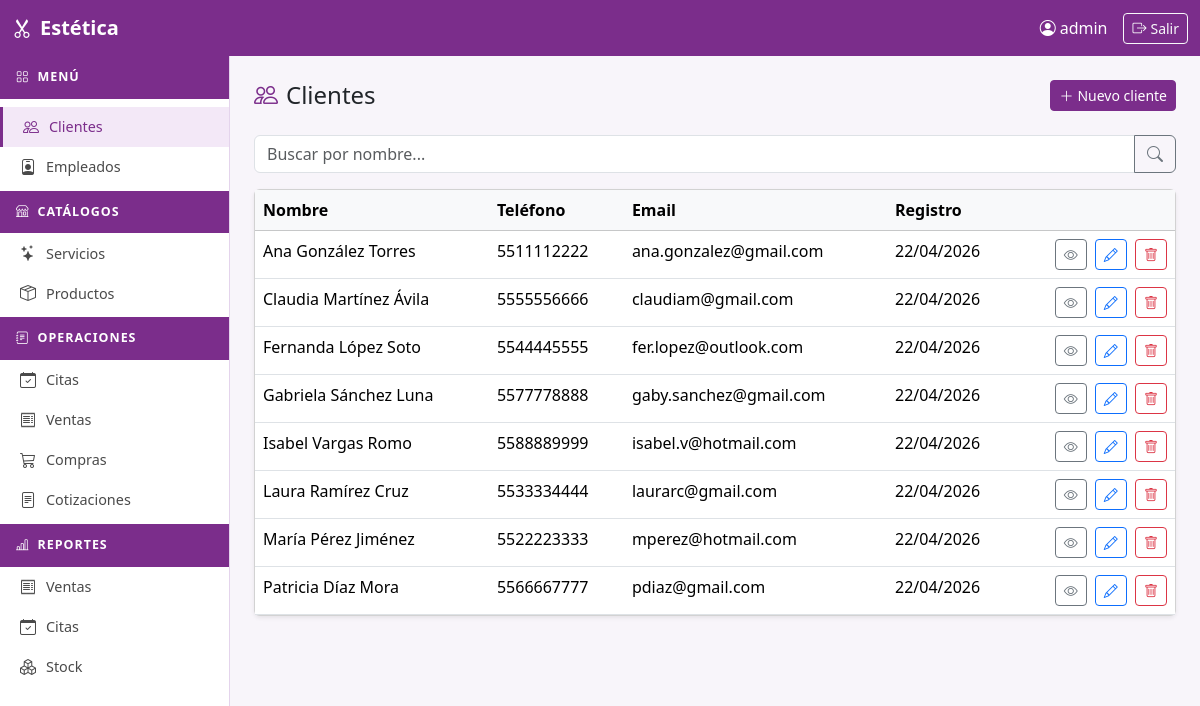
The app's page /clientes/ (signed in) with its own data.
### apps/clientes/models.py (models this page shows, shortened)
class Cliente(models.Model):
    nombre = models.CharField(max_length=50)
    telefono = models.CharField(max_length=50)
    email = models.CharField(max_length=100, blank=True)
    fecha_registro = models.DateTimeField(auto_now_add=True)
    activo = models.BooleanField(default=True)
    class Meta:
        verbose_name = 'Cliente'
        verbose_name_plural = 'Clientes'
        ordering = ['nombre']

### apps/clientes/views.py (the view)
# urls.py: path('', views.cliente_list, name='list'),
@login_required
def cliente_list(request):
    query = request.GET.get('q')
    queryset = Cliente.objects.filter(activo=True)
    if query:
        queryset = queryset.filter(nombre__icontains=query)
    paginator = Paginator(queryset, 10)
    page = request.GET.get('page')
    try:
        clientes = paginator.page(page)
    except PageNotAnInteger:
        clientes = paginator.page(1)
    except EmptyPage:
        clientes = paginator.page(paginator.num_pages)
    return render(request, 'clientes/list.html', {'clientes': clientes})

### templates/clientes/list.html (shortened to what this page needs)
{% extends "base.html" %}
{% block content %}
<div class="d-flex justify-content-between align-items-center mb-4">
  <h4 class="mb-0">
    <i class="bi bi-people me-2" style="color:#7b2d8b"></i>Clientes
  </h4>
  <a href="{% url 'clientes:create' %}" class="btn btn-primary btn-sm">
    <i class="bi bi-plus-lg me-1"></i>Nuevo cliente
  </a>
</div>
<form method="get" class="mb-3">
  <div class="input-group">
    <input type="text" name="q" class="form-control" placeholder="Buscar por nombre..." value="{{ request.GET.q }}">
    <button class="btn btn-outline-secondary" type="submit">
      <i class="bi bi-search"></i>
    </button>
  </div>
</form>
<div class="card shadow-sm">
  <div class="card-body p-0">
    <table class="table table-hover mb-0">
      <thead class="table-light">
        <tr>
          <th>Nombre</th>
          <th>Teléfono</th>
          <th>Email</th>
          <th>Registro</th>
          <th></th>
        </tr>
      </thead>
      <tbody>
        {% for c in clientes %}
        <tr>
          <td>{{ c.nombre }}</td>
          <td>{{ c.telefono }}</td>
          <td>{{ c.email }}</td>
          <td>{{ c.fecha_registro|date:"d/m/Y" }}</td>
          <td class="text-end">
            <a href="{% url 'clientes:detail' c.pk %}" class="btn btn-sm btn-outline-secondary me-1">
              <i class="bi bi-eye"></i>
            </a>
            <a href="{% url 'clientes:update' c.pk %}" class="btn btn-sm btn-outline-primary me-1">
              <i class="bi bi-pencil"></i>
            </a>
            <a href="{% url 'clientes:delete' c.pk %}" class="btn btn-sm btn-outline-danger">
              <i class="bi bi-trash"></i>
            </a>
          </td>
        </tr>
        {% empty %}
        <tr>
          <td colspan="5" class="text-center text-muted py-4">
            Sin clientes registrados.
          </td>
        </tr>
        {% endfor %}
      </tbody>
    </table>
  </div>
</div>
{% endblock %}

### templates/base.html (shortened to what this page needs)
<!DOCTYPE html>
<html lang="es">
<head>
  <link rel="stylesheet" href="https://cdn.jsdelivr.net/npm/bootstrap@5.3.3/dist/css/bootstrap.min.css">
  <link rel="stylesheet" href="https://cdn.jsdelivr.net/npm/bootstrap-icons@1.11.3/font/bootstrap-icons.min.css">
</head>
<body>
<nav class="navbar navbar-estetica fixed-top">
  <div class="container-fluid">
    <a class="navbar-brand fw-bold fs-5" href="/">
      <i class="bi bi-scissors me-2"></i>Estética
    </a>
    {% if user.is_authenticated %}
    <div class="d-flex align-items-center gap-3">
      <span class="navbar-text">
        <i class="bi bi-person-circle me-1"></i>{{ user.get_full_name|default:user.username }}
      </span>
      <form method="post" action="/auth/logout/" class="m-0">
        <button type="submit" class="btn btn-sm btn-outline-light">
          <i class="bi bi-box-arrow-right me-1"></i>Salir
        </button>
      </form>
    </div>
    {% endif %}
  </div>
</nav>
{% if user.is_authenticated %}
<nav id="sidebar">
  <div class="sidebar-header"><i class="bi bi-grid me-2"></i>Menú</div>
  <ul class="nav flex-column py-2">
    <li class="nav-item">
      <a class="nav-link {% if request.resolver_match.app_name == 'clientes' %}active{% endif %}"
         href="{% url 'clientes:list' %}">
        <i class="bi bi-people"></i> Clientes
      </a>
    </li>
    <li class="nav-item">
      <a class="nav-link {% if request.resolver_match.app_name == 'empleados' %}active{% endif %}"
         href="{% url 'empleados:list' %}">
        <i class="bi bi-person-badge"></i> Empleados
      </a>
    </li>
    <div class="sidebar-header mt-1"><i class="bi bi-shop me-2"></i>Catálogos</div>
    <li class="nav-item">
      <a class="nav-link {% if 'servicio_list' in request.resolver_match.url_name %}active{% endif %}"
         href="{% url 'servicios:servicio_list' %}">
        <i class="bi bi-stars"></i> Servicios
      </a>
    </li>
    <li class="nav-item">
      <a class="nav-link {% if 'producto_list' in request.resolver_match.url_name %}active{% endif %}"
         href="{% url 'servicios:producto_list' %}">
        <i class="bi bi-box-seam"></i> Productos
      </a>
    </li>
    <div class="sidebar-header mt-1"><i class="bi bi-journal-text me-2"></i>Operaciones</div>
    <li class="nav-item">
      <a class="nav-link {% if 'cita' in request.resolver_match.url_name %}active{% endif %}"
         href="{% url 'operaciones:cita_list' %}">
        <i class="bi bi-calendar-check"></i> Citas
      </a>
    </li>
    <li class="nav-item">
      <a class="nav-link {% if 'venta' in request.resolver_match.url_name %}active{% endif %}"
         href="{% url 'operaciones:venta_list' %}">
        <i class="bi bi-receipt"></i> Ventas
      </a>
    </li>
    <li class="nav-item">
      <a class="nav-link {% if 'compra' in request.resolver_match.url_name %}active{% endif %}"
         href="{% url 'operaciones:compra_list' %}">
        <i class="bi bi-cart3"></i> Compras
      </a>
    </li>
    <li class="nav-item">
      <a class="nav-link {% if 'cotizacion' in request.resolver_match.url_name %}active{% endif %}"
         href="{% url 'operaciones:cotizacion_list' %}">
        <i class="bi bi-file-text"></i> Cotizaciones
      </a>
    </li>
    <div class="sidebar-header mt-1"><i class="bi bi-bar-chart-line me-2"></i>Reportes</div>
    <li class="nav-item">
      <a class="nav-link {% if request.resolver_match.url_name == 'reporte_ventas' %}active{% endif %}"
         href="{% url 'reporte_ventas' %}">
        <i class="bi bi-receipt"></i> Ventas
      </a>
    </li>
    <li class="nav-item">
      <a class="nav-link {% if request.resolver_match.url_name == 'reporte_citas' %}active{% endif %}"
         href="{% url 'reporte_citas' %}">
        <i class="bi bi-calendar-check"></i> Citas
      </a>
    </li>
    <li class="nav-item">
      <a class="nav-link {% if request.resolver_match.url_name == 'reporte_stock' %}active{% endif %}"
         href="{% url 'reporte_stock' %}">
        <i class="bi bi-boxes"></i> Stock
      </a>
    </li>
  </ul>
</nav>
{% endif %}
<main id="main-content">
  {% block content %}{% endblock %}
</main>
</body>
</html>

### templates/base.html (style rules this page uses)
:root { --color-primary: #7b2d8b; --color-primary-dark: #5e2069; --color-primary-light: #a94bb8; }
body { background-color: #f8f5fa; }
.navbar-estetica { background-color: var(--color-primary); }
.navbar-estetica .navbar-brand, .navbar-estetica .nav-link, .navbar-estetica .navbar-text { color: #fff !important; }
#sidebar { width: 230px; min-height: calc(100vh - 56px); background-color: #fff; border-right: 1px solid #e4d4ec; position: fixed; top: 56px; left: 0; overflow-y: auto; z-index: 100; }
#sidebar .sidebar-header { background-color: var(--color-primary); color: #fff; padding: 12px 16px; font-size: 0.78rem; text-transform: uppercase; letter-spacing: 0.08em; font-weight: 600; }
#sidebar .nav-link { color: #4a4a4a; padding: 8px 20px; font-size: 0.9rem; border-radius: 0; display: flex; align-items: center; gap: 10px; }
#sidebar .nav-link:hover, #sidebar .nav-link.active { background-color: #f3e8f7; color: var(--color-primary); border-left: 3px solid var(--color-primary); }
#sidebar .nav-link i { font-size: 1rem; }
#main-content { margin-left: 230px; margin-top: 56px; padding: 24px; min-height: calc(100vh - 56px); }
.btn-primary { background-color: var(--color-primary); border-color: var(--color-primary); }

### records on screen
Cliente: nombre "Ana González Torres", telefono "5511112222", email "ana.gonzalez@gmail.com", fecha_registro "22/04/2026"
Cliente: nombre "Claudia Martínez Ávila", telefono "5555556666", email "claudiam@gmail.com", fecha_registro "22/04/2026"
Cliente: nombre "Fernanda López Soto", telefono "5544445555", email "fer.lopez@outlook.com", fecha_registro "22/04/2026"
Cliente: nombre "Gabriela Sánchez Luna", telefono "5577778888", email "gaby.sanchez@gmail.com", fecha_registro "22/04/2026"
Cliente: nombre "Isabel Vargas Romo", telefono "5588889999", email "isabel.v@hotmail.com", fecha_registro "22/04/2026"
Cliente: nombre "Laura Ramírez Cruz", telefono "5533334444", email "laurarc@gmail.com", fecha_registro "22/04/2026"
Cliente: nombre "María Pérez Jiménez", telefono "5522223333", email "mperez@hotmail.com", fecha_registro "22/04/2026"
Cliente: nombre "Patricia Díaz Mora", telefono "5566667777", email "pdiaz@gmail.com", fecha_registro "22/04/2026"

### other values on screen
{{ user.get_full_name|default:user.username }} "admin"
